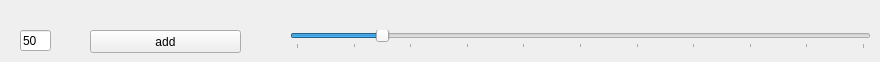
     <widget class="QWidget" name="tab_20">
      <attribute name="title">
       <string>add two images</string>
      </attribute>
      <widget class="QSlider" name="hSlider_addWeightedTwoImages">
       <property name="geometry">
        <rect>
         <x>290</x>
         <y>30</y>
         <width>581</width>
         <height>19</height>
        </rect>
       </property>
       <property name="focusPolicy">
        <enum>Qt::TabFocus</enum>
       </property>
       <property name="accessibleDescription">
        <string/>
       </property>
       <property name="minimum">
        <number>0</number>
       </property>
       <property name="maximum">
        <number>100</number>
       </property>
       <property name="pageStep">
        <number>10</number>
       </property>
       <property name="value">
        <number>15</number>
       </property>
       <property name="sliderPosition">
        <number>15</number>
       </property>
       <property name="orientation">
        <enum>Qt::Horizontal</enum>
       </property>
       <property name="tickPosition">
        <enum>QSlider::TicksBelow</enum>
       </property>
       <property name="tickInterval">
        <number>10</number>
       </property>
      </widget>
      <widget class="QPushButton" name="AddWeightedTwoImagesButton">
       <property name="geometry">
        <rect>
         <x>90</x>
         <y>30</y>
         <width>151</width>
         <height>23</height>
        </rect>
       </property>
       <property name="text">
        <string>add</string>
       </property>
      </widget>
      <widget class="QLineEdit" name="AddWeightedTwoImagesBox">
       <property name="geometry">
        <rect>
         <x>20</x>
         <y>30</y>
         <width>31</width>
         <height>21</height>
        </rect>
       </property>
       <property name="text">
        <string>50</string>
       </property>
      </widget>
     </widget>
